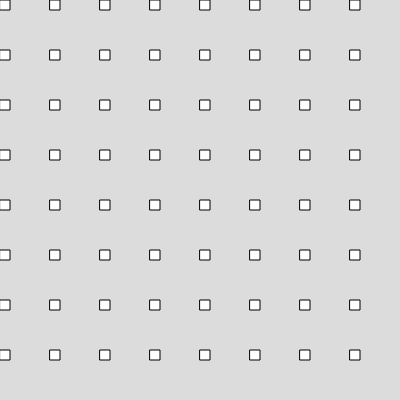
Frame 1 (no input)
Frame 60 (no input): identical to frame 1, image omitted
Frame 120 (the mouse pressed at the canvas centre since frame 60): identical to frame 1, image omitted

The p5.js sketch that drew this single still picture (run headless with seeded random() and noise() and a simulated clock; from frame 60 on, the mouse is pressed at the canvas centre):

// p5.js sketch
// ── sketch.js
function setup() {
  createCanvas(400, 400);
}

function draw() {
  background(220);
  for (var x = 0; x < height; x +=50){
    for (var y = 0; y < width; y +=50){
      square(x,y,10)
  if(keyIsPressed === true){
    fill(0)
     }else{
       fill(255);
     }
    
    
       
      
  }
    }

      
}
